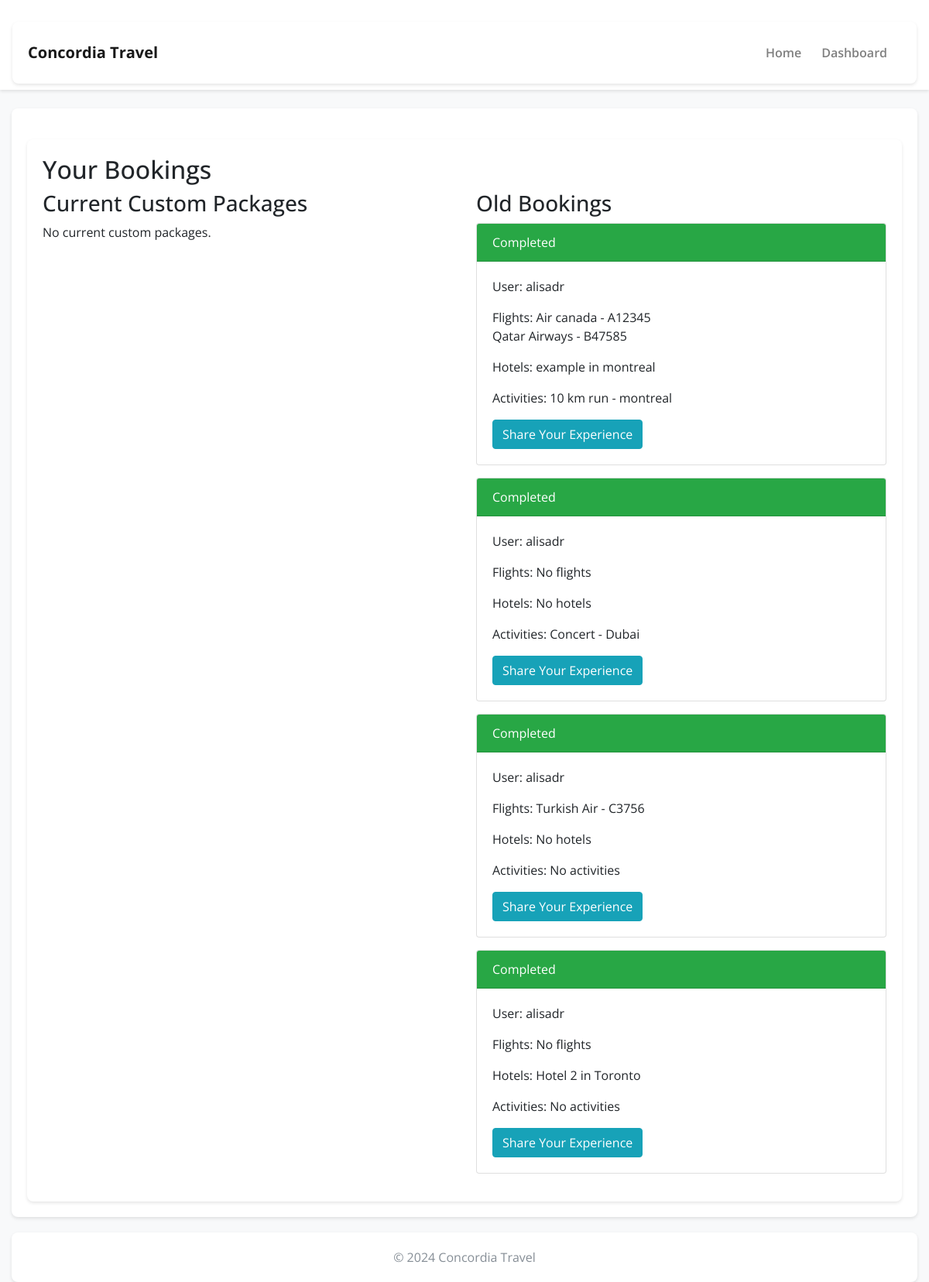
/booking/view_bookings/ (signed in), run on an earlier commit of the app's database.
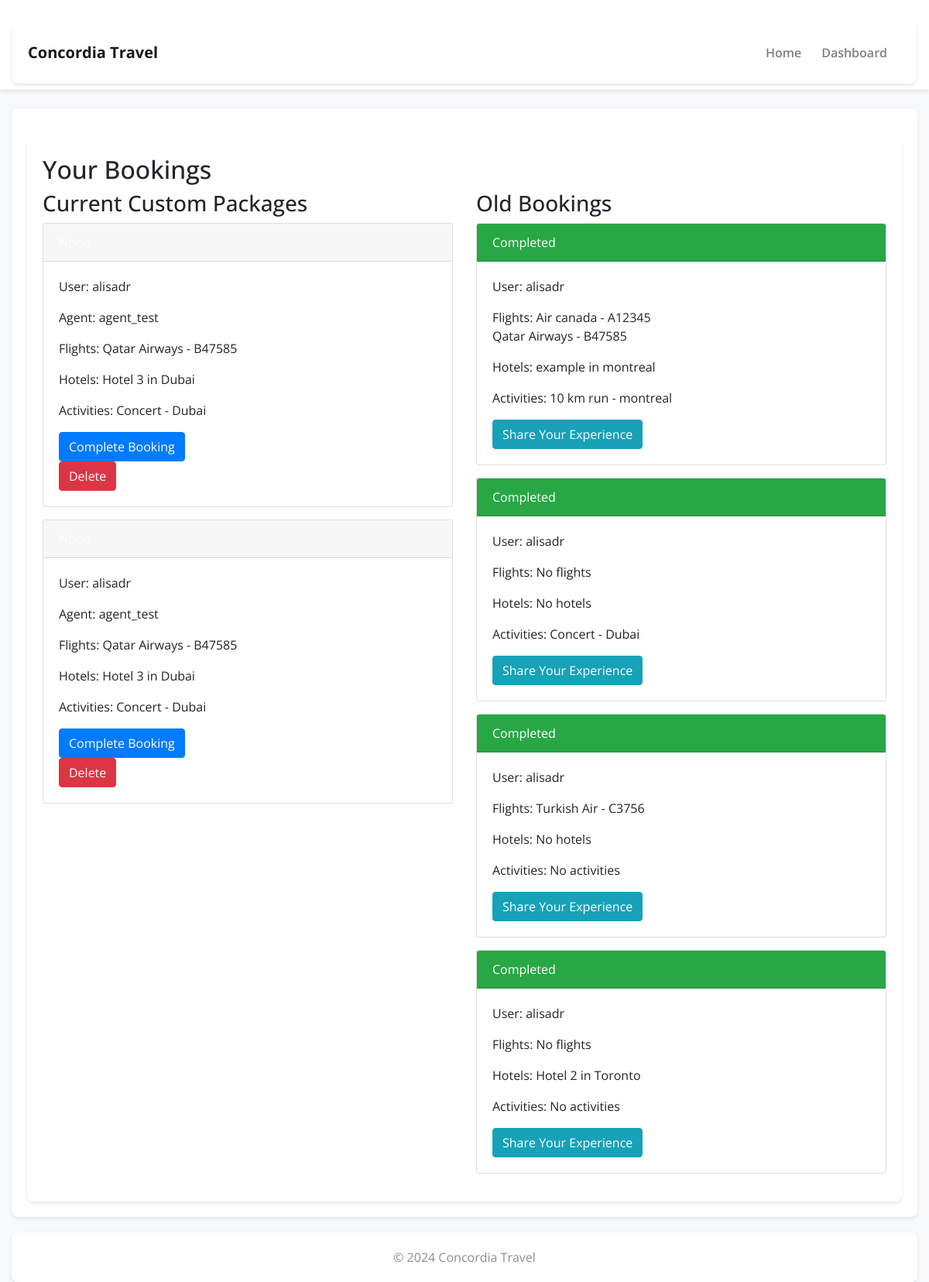
And on a later commit of the database.
### booking/models.py (models this page shows, shortened)
class Booking(models.Model):
    STATUS_CHOICES = [
        ('none', 'None'),
        ('reserved', 'Reserved'),
        ('paid', 'Paid'),
    ]
    user = models.ForeignKey(User, on_delete=models.CASCADE)
    custom_package = models.ForeignKey(CustomPackage, on_delete=models.CASCADE)
    status = models.CharField(max_length=10, choices=STATUS_CHOICES, default='none')
    reserved_until = models.DateTimeField(null=True, blank=True)  # Add this field to track reservation expiration
    tracking_id = models.CharField(max_length=64, editable=False, null=True)
    def __str__(self):
        return f"{self.user.username}'s booking for package {self.custom_package.id} - Status: {self.get_status_display()}"

### packages/models.py (models this page shows, shortened)
class Flight(models.Model):
    flight_number = models.CharField(max_length=10)
    airline = models.CharField(max_length=100)
    departure_city = models.CharField(max_length=100)
    arrival_city = models.CharField(max_length=100)
    departure_time = models.DateTimeField()
    duration = models.DurationField()
    price = models.DecimalField(max_digits=10, decimal_places=2)
    description = models.TextField(blank=True, null=True)  # Allows for an optional description

class Hotel(models.Model):
    name = models.CharField(max_length=100)
    city = models.TextField(max_length=100)
    phone_number = models.CharField(max_length=15)
    price = models.DecimalField(max_digits=10, decimal_places=2)
    description = models.TextField(blank=True, null=True)  # Allows for an optional description

class Activity(models.Model):
    name = models.CharField(max_length=100)
    location = models.CharField(max_length=100)
    type = models.CharField(max_length=50)  # E.g., sightseeing, hiking, etc.
    start_time = models.DateTimeField()
    duration = models.DurationField()
    price = models.DecimalField(max_digits=10, decimal_places=2)
    description = models.TextField(blank=True, null=True)  # Allows for an optional description

class CustomPackage(models.Model):
    user = models.ForeignKey(User, on_delete=models.CASCADE)
    flights = models.ManyToManyField(Flight, blank=True)
    hotels = models.ManyToManyField(Hotel, blank=True)
    activities = models.ManyToManyField(Activity, blank=True)
    is_booked = models.BooleanField(default=False)
    agency = models.ForeignKey(User, on_delete=models.SET_NULL, null=True, blank=True, related_name='agency_custompackages')

### booking/views.py (the view)
# urls.py: path('view_bookings/', views.view_bookings, name='view_bookings'),
@login_required
def view_bookings(request):
    current_bookings = Booking.objects.filter(
        user=request.user,
        status__in=['none', 'reserved']
    ).exclude(
        reserved_until__lt=timezone.now()
    )
    old_bookings = Booking.objects.filter(user=request.user, status='paid')
    context = {
        'current_bookings': current_bookings,
        'old_bookings': old_bookings,
    }
    print(context)
    return render(request, 'booking/view_bookings.html', context)

### booking/templates/booking/view_bookings.html (shortened to what this page needs)
{% extends 'booking/base.html' %}
{% load tz %}
{% block content %}
<div class="container">
    <h2>Your Bookings</h2>
    <div class="row">
        <div class="col-md-6">
            <h3>Current Custom Packages</h3>
            {% for booking in current_bookings %}
                <div class="card mb-3">
                    <div class="card-header {% if booking.status == 'reserved' %}bg-warning{% endif %} text-white">
                    </div>
                    <div class="card-body">
                        <p>User: {{ booking.user.username }}</p>
                        {% if booking.custom_package.agency %}
                        <p>Agent: {{ booking.custom_package.agency.username }}</p>
                        {% endif %}
                        <p>Flights:
                            {% for flight in booking.custom_package.flights.all %}
                                {{ flight.airline }} - {{ flight.flight_number }}<br>
                            {% empty %}
                                No flights
                            {% endfor %}
                        </p>
                        <p>Hotels:
                            {% for hotel in booking.custom_package.hotels.all %}
                                {{ hotel.name }} in {{ hotel.city }}<br>
                            {% empty %}
                                No hotels
                            {% endfor %}
                        </p>
                        <p>Activities:
                            {% for activity in booking.custom_package.activities.all %}
                                {{ activity.name }} - {{ activity.location }}<br>
                            {% empty %}
                                No activities
                            {% endfor %}
                        </p>
                        {% if booking.status == 'reserved' %}
                            <a href="{% url 'checkout' booking.id %}" class="btn btn-success">Pay Now</a>
                        {% elif booking.status == 'none' %}
                            <form method="post" action="{% url 'complete_booking' booking.custom_package.id %}">
                                <input type="submit" value="Complete Booking" class="btn btn-primary">
                            </form>
                            <form method="post" action="{% url 'delete_booking' booking.id %}">
                                <button type="submit" class="btn btn-danger" onclick="return confirm('Are you sure you want to delete this booking?');">Delete</button>
                            </form>
                        {% endif %}
                    </div>
                </div>
            {% empty %}
                <p>No current custom packages.</p>
            {% endfor %}
        </div>
        <div class="col-md-6">
            <h3>Old Bookings</h3>
            {% for booking in old_bookings %}
                <div class="card mb-3">
                    <div class="card-header bg-success text-white">Completed</div>
                    <div class="card-body">
                        <p>User: {{ booking.user.username }}</p>
                        <p>Flights:
                            {% for flight in booking.custom_package.flights.all %}
                                {{ flight.airline }} - {{ flight.flight_number }}<br>
                            {% empty %}
                                No flights
                            {% endfor %}
                        </p>
                        <p>Hotels:
                            {% for hotel in booking.custom_package.hotels.all %}
                                {{ hotel.name }} in {{ hotel.city }}<br>
                            {% empty %}
                                No hotels
                            {% endfor %}
                        </p>
                        <p>Activities:
                            {% for activity in booking.custom_package.activities.all %}
                                {{ activity.name }} - {{ activity.location }}<br>
                            {% empty %}
                                No activities
                            {% endfor %}
                        </p>
                        <a href="{% url 'share_your_experience' %}" class="btn btn-info">Share Your Experience</a>
                    </div>
                </div>
            {% empty %}
                <p>No old bookings.</p>
            {% endfor %}
        </div>
    </div>
</div>
{% endblock %}

### booking/templates/booking/base.html (shortened to what this page needs)
{% load static %}
<!DOCTYPE html>
<html lang="en">
<head>
    <link rel="stylesheet" href="{% static 'styles/bootstrap4/bootstrap.min.css' %}">
</head>
<body>
<nav class="navbar navbar-expand-lg navbar-light">
    <div class="container">
        <a class="navbar-brand" href="/">Concordia Travel</a>
        <div class="collapse navbar-collapse" id="navbarNav">
            <ul class="navbar-nav ml-auto">
                <li class="nav-item">
                    <a class="nav-link" href="/">Home</a>
                </li>
                {% if user.is_authenticated %}
                    <li class="nav-item">
                        <a class="nav-link" href="/accounts/dashboard/">Dashboard</a>
                    </li>
                {% else %}
                    <li class="nav-item">
                        <a class="nav-link" href="/accounts/login/">Login</a>
                    </li>
                {% endif %}
            </ul>
        </div>
    </div>
</nav>
<div class="container mt-4">
    {% block content %}{% endblock %}
</div>
<footer class="footer text-center">
    <div class="container">
        <span class="text-muted">© 2024 Concordia Travel</span>
    </div>
</footer>
</body>
</html>

### booking/templates/booking/base.html (style rules this page uses)
body { font-family: 'Open Sans', sans-serif; background-color: #f8f9fa; }
.navbar { background-color: #fff; box-shadow: 0 2px 4px rgba(0, 0, 0, 0.1); }
.navbar-brand { font-weight: 700; }
.navbar-nav .nav-item { margin-right: 10px; }
.navbar-nav .nav-link { font-weight: 600; color: #343a40; }
.container { background-color: #fff; box-shadow: 0 2px 4px rgba(0, 0, 0, 0.1); border-radius: 8px; padding: 20px; margin-top: 20px; }

What changed in the data, as far as the page shows it:
added Booking: user.username "alisadr", custom_package.agency.username "agent_test", Flight (airline "Qatar Airways", flight_number "B47585"), Activity (name "Concert", location "Dubai"), shown under "Current Custom Packages"
now on this page (row unchanged): Hotel: name "Hotel 3", city "Dubai"
added Booking: user.username "alisadr", custom_package.agency.username "agent_test", Flight (airline "Qatar Airways", flight_number "B47585"), Activity (name "Concert", location "Dubai"), shown under "Current Custom Packages"
Also different on the page:
text no longer shown: "No current custom packages."
